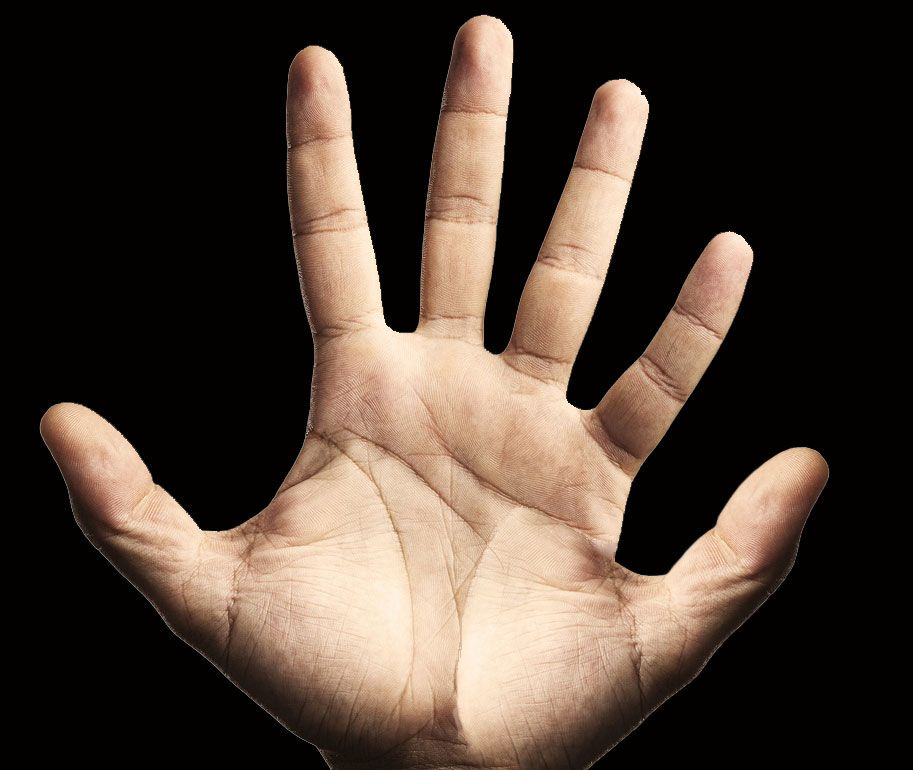
#> input picture extreme.jpg, 913 x 770 px
$ python extreme_point.py
#> lines starting #> are read from the running program, lines starting #| are printed output that depends on the picture; after the words box and inside, x2 and y2 are one past the last pixel; in counts of white or black regions, pixels touching at a corner belong together
import imutils
import cv2

ima=cv2.imread("extreme.jpg");
#> ima is the input picture: shape (770, 913, 3); mean B, G, R 51, 61, 74.7
gray=cv2.cvtColor(ima,cv2.COLOR_BGR2GRAY);
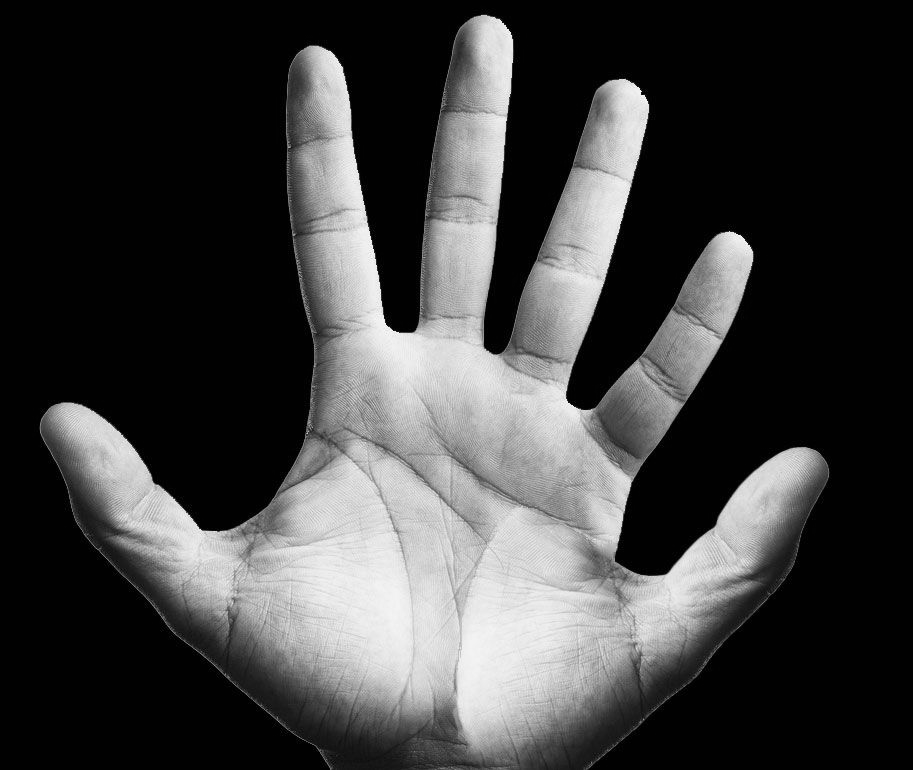
#> gray: shape (770, 913); min 0, max 252, mean 63.9
gray=cv2.GaussianBlur(gray,(5,5),0);

thresh = cv2.threshold(gray, 45, 255, cv2.THRESH_BINARY)[1]
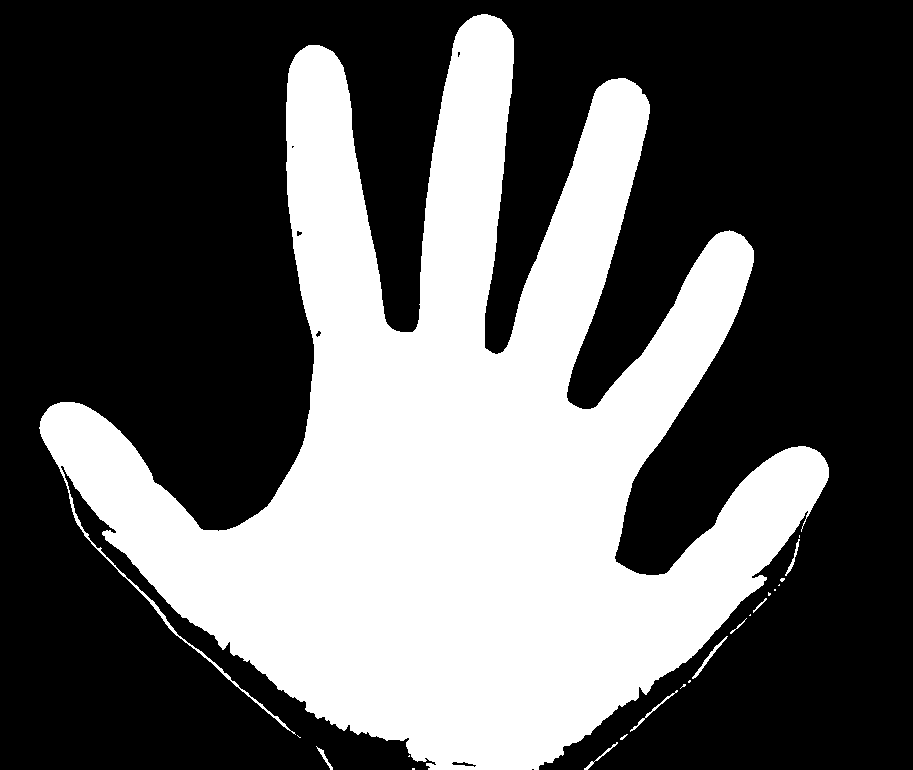
#> thresh: shape (770, 913); 36.5% white; 20 white regions (12 under 20 px), largest, box (x1, y1, x2, y2) and area: (39, 14, 829, 770) 255913, (692, 636, 728, 679) 163, (630, 690, 678, 732) 133
thresh = cv2.erode(thresh, None, iterations=2)
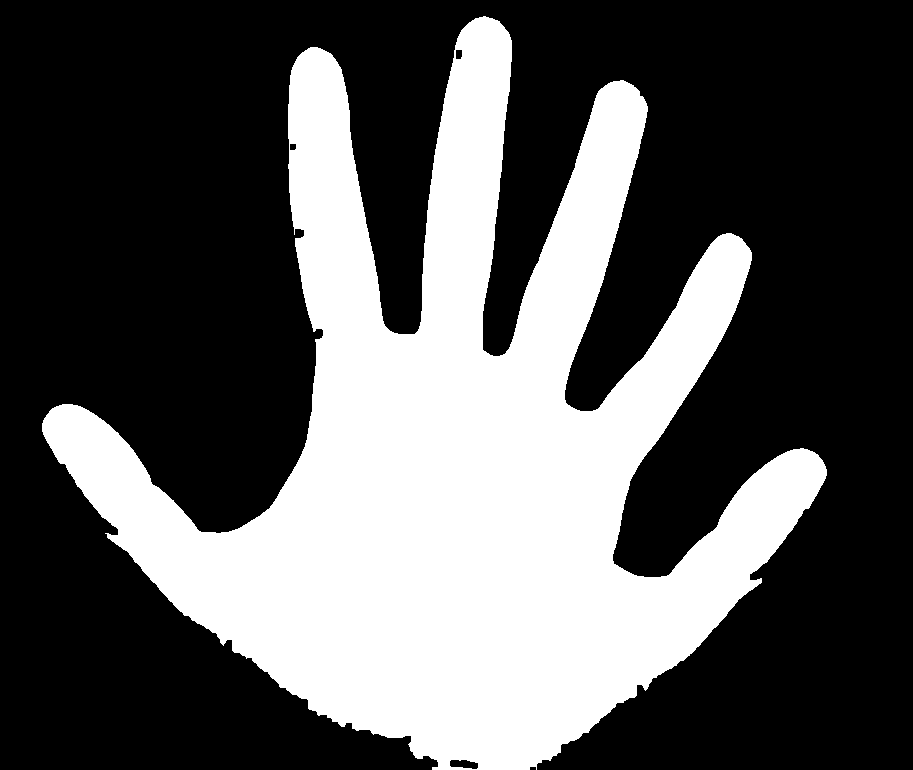
#> thresh: shape (770, 913); 34.6% white; 1 white region, box (x1, y1, x2, y2) and area: (42, 16, 827, 770) 243163
thresh = cv2.dilate(thresh, None, iterations=2)
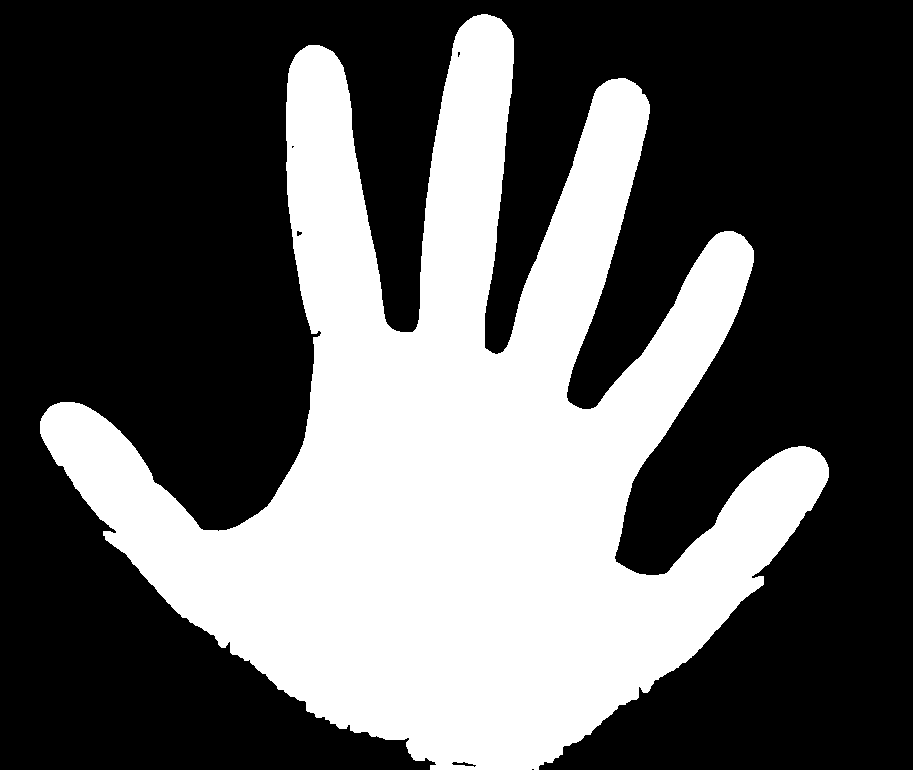
#> thresh: shape (770, 913); 36.2% white; 1 white region

cnts = cv2.findContours(thresh.copy(), cv2.RETR_EXTERNAL,
	cv2.CHAIN_APPROX_SIMPLE)
#> cnts = 1 contour; box (x1, y1, x2, y2) and area: (40, 14, 829, 770) 252772
cnts = imutils.grab_contours(cnts)
c = max(cnts, key=cv2.contourArea)
#> c = contour of 1945 points, box (x1, y1, x2, y2) (40, 14, 829, 770), area 252772

extLeft = tuple(c[c[:, :, 0].argmin()][0])
#> extLeft = (40, 421)
extRight = tuple(c[c[:, :, 0].argmax()][0])
#> extRight = (828, 477)
extTop = tuple(c[c[:, :, 1].argmin()][0])
#> extTop = (481, 14)
extBot = tuple(c[c[:, :, 1].argmax()][0])
#> extBot = (430, 769)

cv2.drawContours(ima, [c], -1, (0, 255, 255), 2)
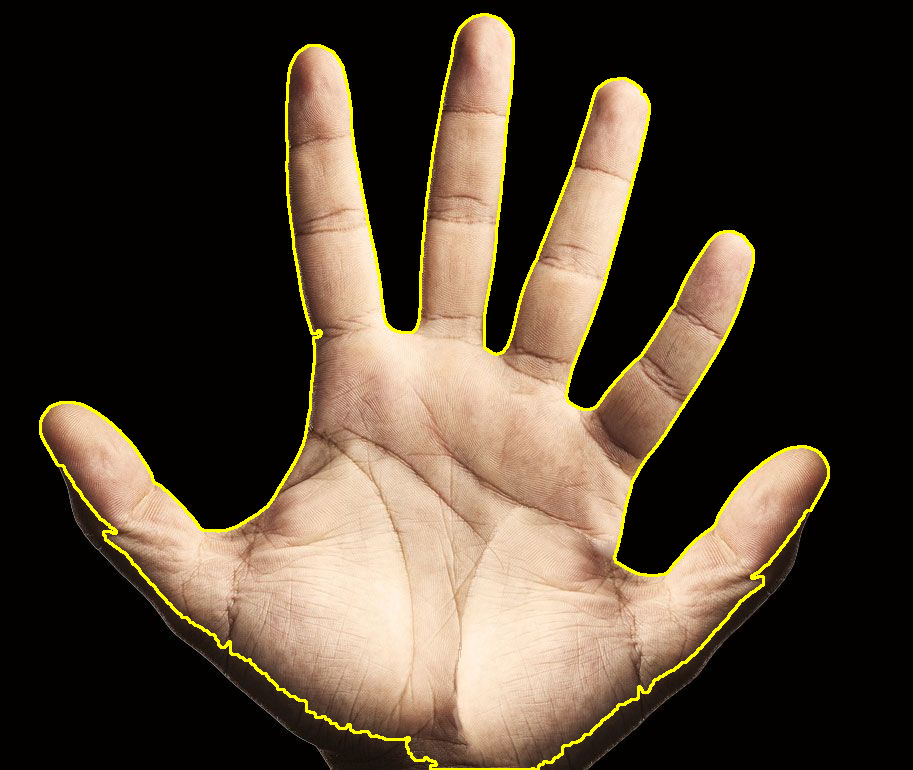
#> ima: shape (770, 913, 3); 2.23% of pixels changed, all inside (x1, y1, x2, y2) = (39, 13, 830, 770)
cv2.circle(ima, extLeft, 8, (0, 0, 255), -1)
#> ima: shape (770, 913, 3); 0.03% of pixels changed, all inside (x1, y1, x2, y2) = (32, 413, 49, 430)
cv2.circle(ima, extRight, 8, (0, 255, 0), -1)
#> ima: shape (770, 913, 3); mean B, G, R 49.8, 65.4, 78.6
cv2.circle(ima, extTop, 8, (255, 0, 0), -1)
#> ima: shape (770, 913, 3); mean B, G, R 49.9, 65.3, 78.6
cv2.circle(ima, extBot, 8, (255, 255, 0), -1)
#> ima: shape (770, 913, 3); mean B, G, R 49.9, 65.4, 78.6

cv2.imshow("Image", ima)
cv2.waitKey(0)
